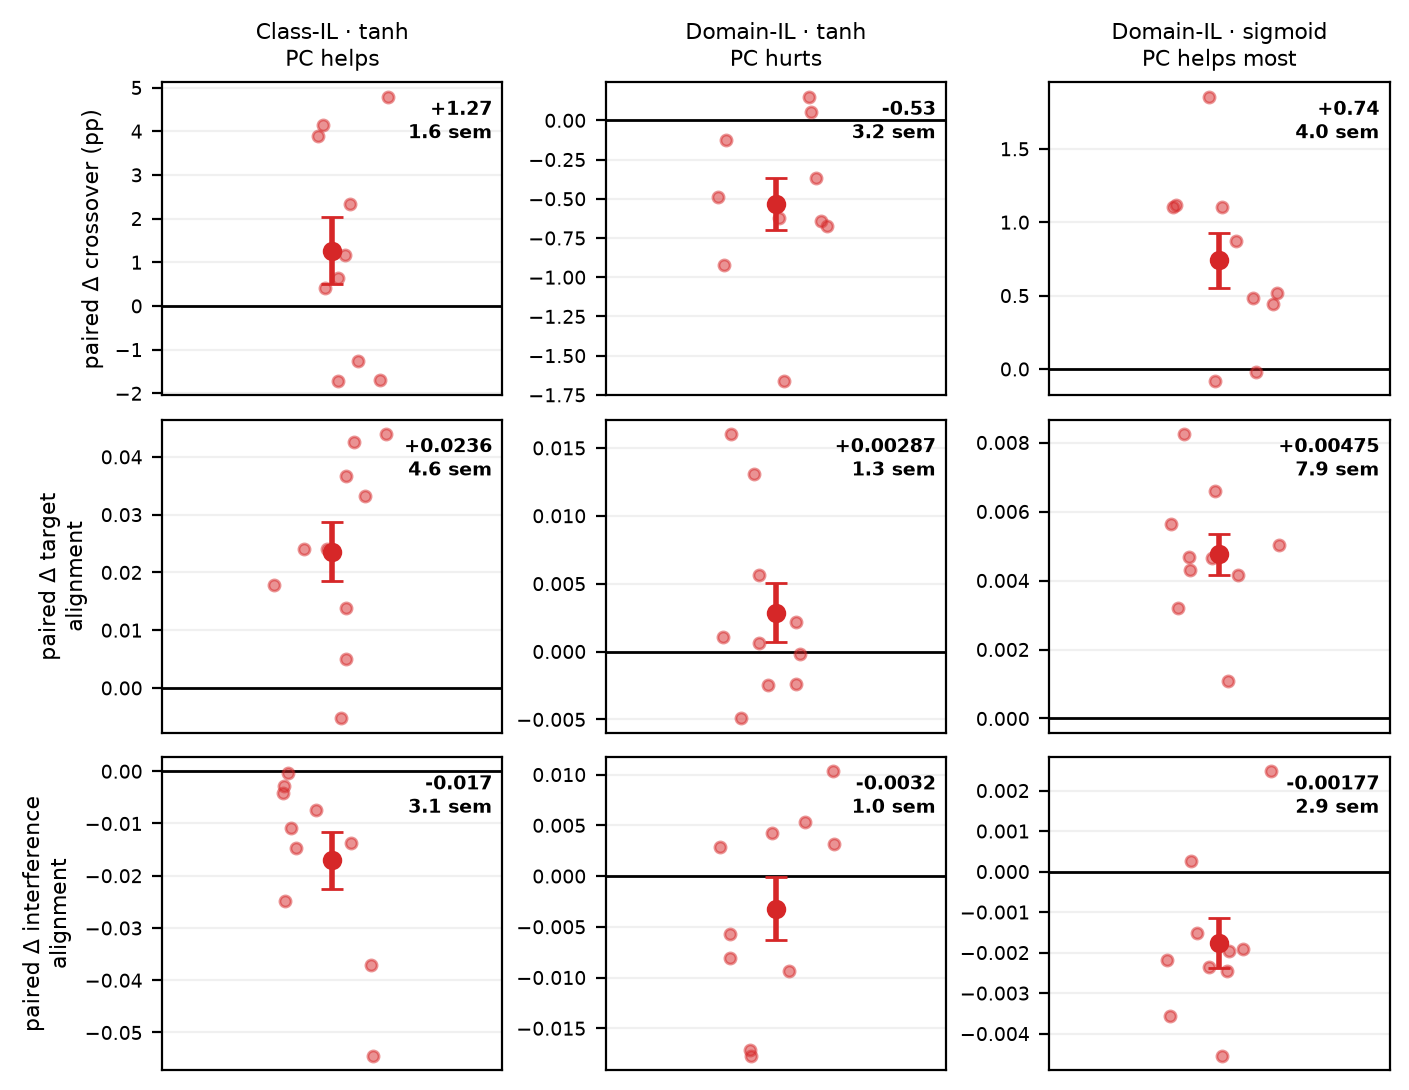

Recreate this plot in Python.
"""Does the mechanism credited with PC's advantage move where the advantage moves?

900-series PLOT SCRIPT. Loads saved arrays, trains nothing. Results R3.

THE FIGURE IS THE MISMATCH BETWEEN ITS ROWS, and that is the whole argument. Columns are the
three conditions the project can compare, ordered by what PC does in them:

    Class-IL / tanh        PC helps
    Domain-IL / tanh       PC hurts        <- Song & Bogacz's own scenario
    Domain-IL / sigmoid    PC helps most   <- the largest standardised effect in the project

Rows are the benefit and then the mechanism claimed to produce it. If target alignment were
carrying the effect, row 2 would track row 1 across the columns.

⚠ IT DOES -- ON SIGN -- AND AN EARLIER VERSION OF THIS FILE CLAIMED THE OPPOSITE. Row 2 is
+0.0236 (4.6 sem) where PC helps, null at 1.3 sem where PC hurts, and +0.0048 (7.9 sem) where
PC helps most. Three out of three, with the null landing exactly on the negative column. That is
evidence CONSISTENT WITH Song & Bogacz, and the figure must not be captioned as a refutation.
The earlier claim came from reading only row 3 for the sigmoid column and generalising.

WHAT EACH ROW IS
    1  paired PC - backprop CROSSOVER, per seed. The benefit, in the metric the report defends.
    2  paired difference in TARGET ALIGNMENT on the batch being trained -- the quantity S&B
       credit. Positive means PC's updates point more directly at the target.
    3  paired difference in INTERFERENCE ALIGNMENT, measured on task-1 data during task 2.
       Negative means the update moves task 1 FURTHER from its targets.

EVERYTHING IS PAIRED, and it has to be. Backprop and PC see the same split and the same
initialisation at a given seed, and the split explains far more of the outcome than the rule
does (933 draws that). Group means would put every effect here inside its own noise; 906 is the
licence for the paired form.

WHAT THE FIGURE ACTUALLY SUPPORTS, stated carefully because the first pass got it wrong:

    row 2 tracks the SIGN of row 1 in all three columns. On that evidence alone the credited
    mechanism survives, and the honest reading is support rather than refutation.

WHAT STILL DOES NOT ADD UP, and both belong in the caption:

    MAGNITUDE DOES NOT SCALE. Class-IL has five times the alignment difference of the sigmoid
    column (+0.0236 against +0.0048) for a comparable benefit (+1.27 against +0.74). A quantity
    that causes the effect would be expected to move with it, and this does not.

    ROW 3 INVERTS WHERE THE BENEFIT IS LARGEST IN THE FIRST COLUMN. In Class-IL PC's updates
    move task 1 FURTHER from its targets than backprop's (-0.017, 3.1 sem) while PC forgets
    LESS. Better alignment on the trained batch and worse alignment on the retained task, in the
    condition where PC wins most, is not a clean mechanism story either way.

COLOURS follow the project standard. The plotted quantity is a PC-minus-backprop difference
rather than either rule on its own, so it is drawn in PC's RED against a black zero line.

PROVENANCE
    802_activation_sweep.npz        crossover per (scenario, activation, method, seed); the
                                    tanh and sigmoid columns both come from this one sweep, so
                                    the three columns are on one protocol.
    803_mechanism_logged_{sc}.npz   alignment per update, tanh, both scenarios, seeds 10-19.
    808_sigmoid_domain_mechanism_domain_il.npz   the same instrumentation under sigmoid.
"""
import sys
from pathlib import Path

ROOT = Path(__file__).resolve().parents[1]
sys.path.insert(0, str(ROOT))

import numpy as np
import matplotlib.pyplot as plt

from src.protocol import figure_path

EXP = ROOT / "experiments"
PC_COLOR = "tab:red"

# (label, scenario, activation, mechanism-array file)
COLUMNS = [
    ("Class-IL · tanh\nPC helps", "class_il", "tanh", "803_mechanism_logged_class_il.npz"),
    ("Domain-IL · tanh\nPC hurts", "domain_il", "tanh", "803_mechanism_logged_domain_il.npz"),
    ("Domain-IL · sigmoid\nPC helps most", "domain_il", "sigmoid",
     "808_sigmoid_domain_mechanism_domain_il.npz"),
]
ROWS = [("paired $\\Delta$ crossover (pp)", "crossover"),
        ("paired $\\Delta$ target\nalignment", "align"),
        ("paired $\\Delta$ interference\nalignment", "align_ref")]


def crossover_pairs(scenario, act):
    """Per-seed (backprop, pc) crossover from the activation sweep."""
    rows = np.load(EXP / "802_activation_sweep.npz", allow_pickle=True)["data"]
    by = {}
    for r in rows:
        if str(r[0]) == scenario and str(r[1]) == act:
            by.setdefault(int(r[3]), {})[str(r[2])] = float(r[6])
    seeds = sorted(s for s, v in by.items() if "backprop" in v and "pc" in v)
    return np.array([by[s]["pc"] - by[s]["backprop"] for s in seeds])


def alignment_pairs(fname, key):
    """Per-seed paired difference in a post-switch mean alignment quantity."""
    d = np.load(EXP / fname, allow_pickle=True)
    per = {}
    for i, (m, s) in enumerate(zip(d["methods"], d["seeds"])):
        sw = int(d[f"switch0_{i}"])
        # align_/align_ref_ are (step, value) PAIRS, not a bare series -- column 0 is the
        # update index. Averaging the whole array silently averages step numbers into the
        # alignment and produces values in the hundreds.
        a = np.asarray(d[f"{key}_{i}"], float)
        post = a[:, 0] > sw
        if post.sum() < 3:
            continue
        per.setdefault(int(s), {})[str(m)] = float(a[post, 1].mean())
    seeds = sorted(s for s, v in per.items() if "backprop" in v and "pc" in v)
    return np.array([per[s]["pc"] - per[s]["backprop"] for s in seeds])


if __name__ == "__main__":
    fig, axes = plt.subplots(len(ROWS), len(COLUMNS), figsize=(7.0, 5.4))
    rng = np.random.RandomState(0)

    for r, (ylab, key) in enumerate(ROWS):
        for c, (title, scenario, act, fname) in enumerate(COLUMNS):
            ax = axes[r][c]
            vals = crossover_pairs(scenario, act) if key == "crossover" \
                else alignment_pairs(fname, key)
            mean = vals.mean()
            sem = vals.std(ddof=1) / np.sqrt(len(vals))
            ax.axhline(0, color="black", lw=1.0, zorder=2)
            ax.scatter(rng.uniform(-0.16, 0.16, len(vals)), vals, s=16,
                       color=PC_COLOR, alpha=0.5, zorder=3)
            ax.errorbar([0], [mean], yerr=[sem], color=PC_COLOR, marker="o", ms=6,
                        lw=2, capsize=4, zorder=4)
            ax.annotate(f"{mean:+.3g}\n{abs(mean/sem):.1f} sem" if key != "crossover"
                        else f"{mean:+.2f}\n{abs(mean/sem):.1f} sem",
                        (0.97, 0.95), xycoords="axes fraction", ha="right", va="top",
                        fontsize=7, fontweight="bold")
            ax.set_xlim(-0.45, 0.45)
            ax.set_xticks([])
            ax.tick_params(axis="y", labelsize=7)
            ax.grid(alpha=0.18, axis="y")
            if r == 0:
                ax.set_title(title, fontsize=8)
            if c == 0:
                ax.set_ylabel(ylab, fontsize=8)
            print(f"  row {r+1} {key:10s} {scenario:10s} {act:8s} "
                  f"{mean:+.4f} +- {sem:.4f}  ({abs(mean/sem):.1f} sem, n={len(vals)})")

    fig.tight_layout(pad=0.5)
    out = figure_path(__file__)
    fig.savefig(out, dpi=200, bbox_inches="tight")
    print(f"saved {out}")
